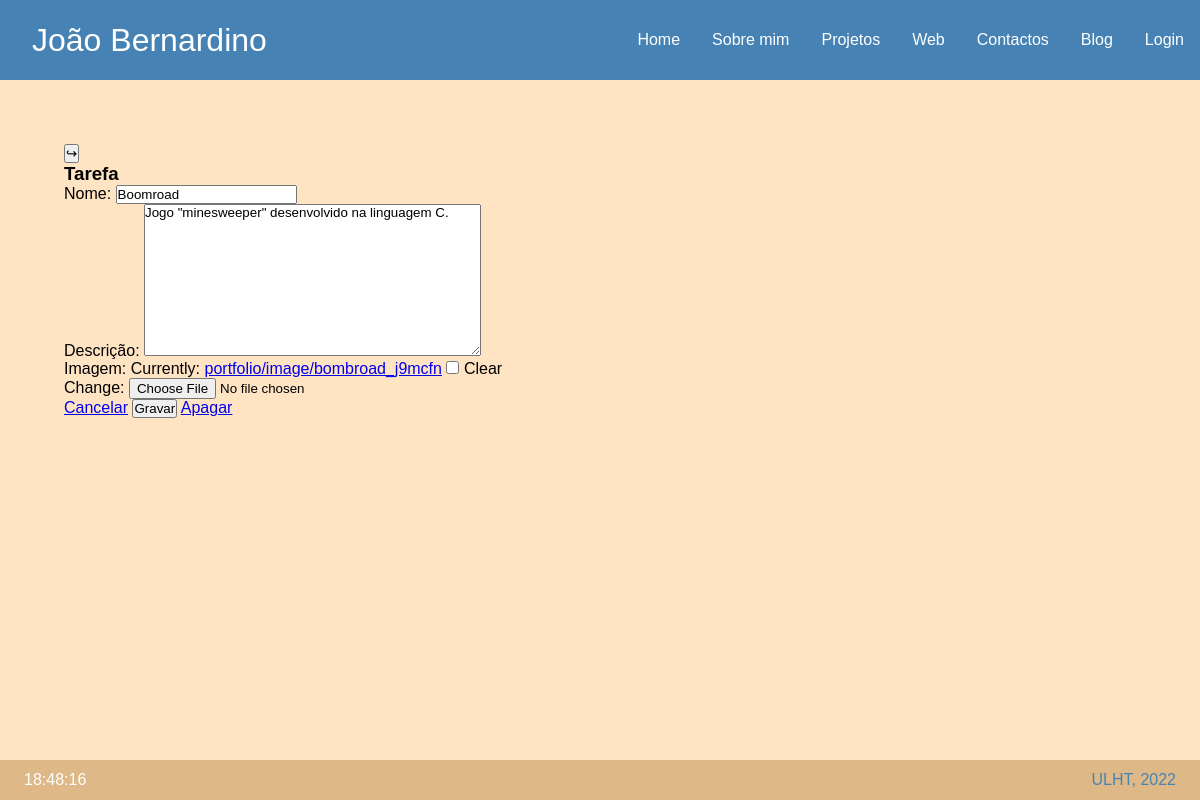
The app's page /editarprojeto/1 with its own data.
### portfolio/models.py (models this page shows, shortened)
class Projeto(models.Model):
    nome = models.CharField(max_length=40)
    descricao = models.TextField()
    imagem = models.ImageField(blank=True, upload_to='image')

### portfolio/views.py (the view)
# urls.py: path('editarprojeto/<int:topico_id>', views.editar_projeto_view, name='editarprojeto'),
def editar_projeto_view(request, topico_id):
    topico = Projeto.objects.get(id=topico_id)
    form = ProjetoForm(request.POST or None, instance=topico)
    if form.is_valid():
        form.save()
        return HttpResponseRedirect(reverse('portfolio:projetos'))
    context = {'form': form, 'topico_id': topico_id}
    return render(request, 'portfolio/editar_projeto.html', context)

### portfolio/forms.py
class ProjetoForm(ModelForm):
    class Meta:
        model = Projeto
        fields = '__all__'
        widgets = {
            'Nome_Projeto': forms.TextInput(attrs={'class': 'form-control', 'placeholder': 'titulo'}),
        }
        labels = {
            'descricao': 'Descrição',
            'imagem' : 'Imagem'
        }

### portfolio/templates/portfolio/editar_projeto.html (shortened to what this page needs)
{% extends 'portfolio/layout.html' %}
{% block main %}
<h3>Tarefa</h3>
    <form action="{% url 'portfolio:editarprojeto' topico_id %}" method="POST">
        {{ form.as_p }}
        <a href="{% url 'portfolio:projetos' %}" role="button" class="btn btn-warning">Cancelar</a>
        <input type="submit" value="Gravar" class="btn btn-success">
        <a href="{% url 'portfolio:apagarprojeto' topico_id %}" role="button" class="btn btn-danger">Apagar</a>
    </form>
{% endblock %}

### portfolio/static/portfolio/css/layout.css (style rules this page uses)
* { padding: 0; margin: 0; box-sizing:border-box; font-family: sans-serif; }

### records on screen
Projeto: nome "Boomroad", descricao "Jogo \"minesweeper\" desenvolvido na linguagem C."
